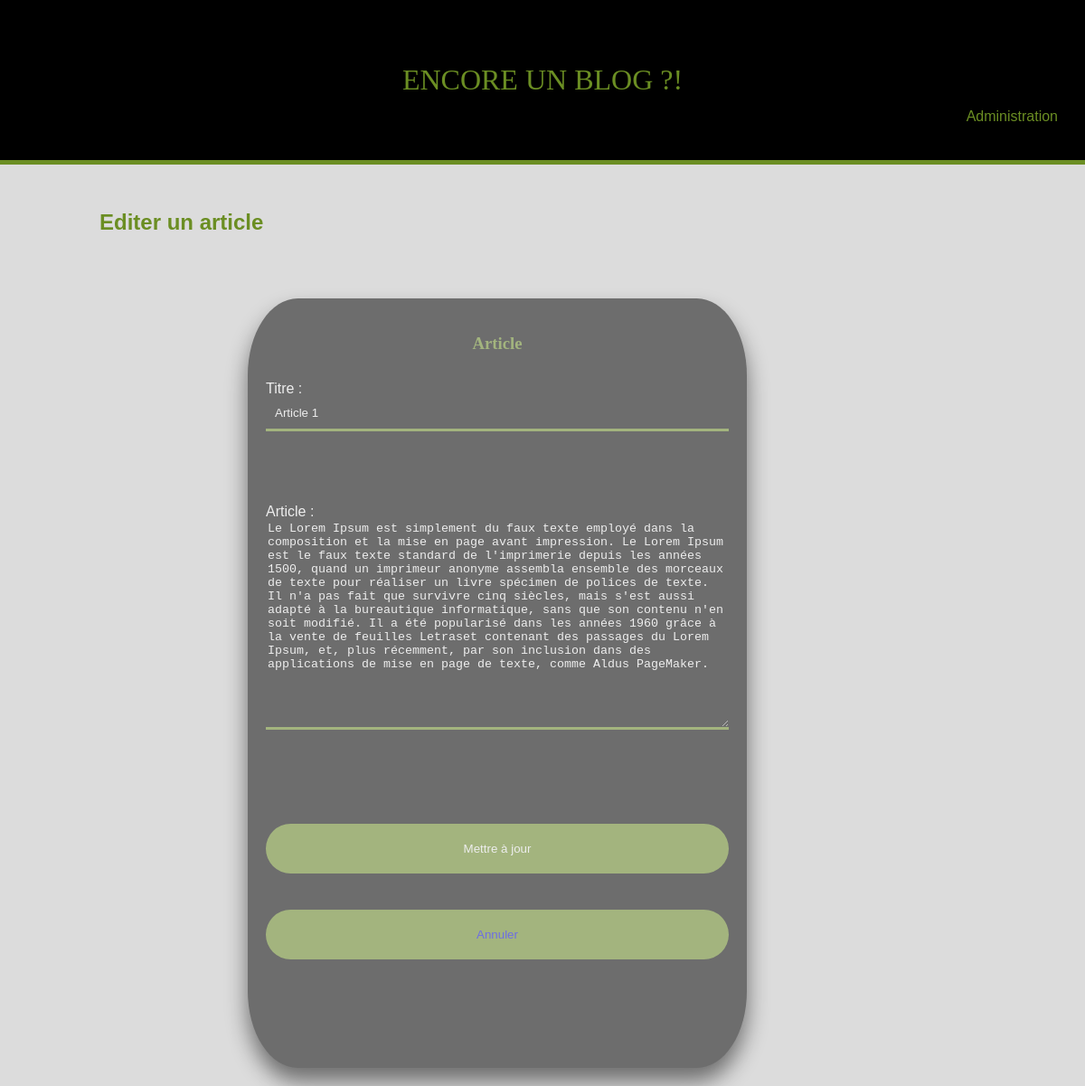
The app's page /editer.php?id=1 with its own data.
### tables this page shows
CREATE TABLE IF NOT EXISTS `posts` (
  `id_posts` int(11) NOT NULL AUTO_INCREMENT,
  `title` varchar(250) NOT NULL,
  `content` text NOT NULL,
  `publication_date` date NOT NULL,
  `id_categories` int(11) NOT NULL,
  `id_user` int(11) NOT NULL,
  PRIMARY KEY (`id_posts`),
  KEY `id_users` (`id_user`),
  KEY `id_categories` (`id_categories`)
);

### database.php (called while the page is built, shortened)
<?php
function createConnection() {
	$db=new PDO ('mysql:host=localhost;dbname=blog;charset=utf8','root','');
    $db->setAttribute(PDO::ATTR_ERRMODE, PDO::ERRMODE_EXCEPTION);
    return $db;
}
function articleUsers($id){
	$pdo=createConnection();
	$req=$pdo->prepare('SELECT *
		FROM `posts` JOIN `categories` ON `posts`.`id_categories`=`categories`.`id_categories`
		JOIN `users` ON `users`.`id_user`=`posts`.`id_user` WHERE `posts`.`id_posts`= ?');
	$req->execute(array($id));
	$data=$req->fetchAll(PDO::FETCH_ASSOC);
	return $data;
}
?>

### editer.php (the view, shortened to what this page needs)
<?php
	require('database.php');
	$articles=articleUsers($_GET['id']);
	$article = $articles[0];
?>
<!DOCTYPE html>
<html lang='fr'>
<head>
	<link rel="stylesheet" type="text/css" href="style.css">
</head>
<body>
	<header>
		<a href="index.php" class="entete">ENCORE UN BLOG ?!</a>
		<a href="admin.php" class="Administration"><i class="fas fa-cogs"></i>Administration</a>
	</header>
	<main>
		<h2 class="couleur">Editer un article</h2>
		<form method="POST" action="editArticle.php">
				<h3>Article</h3>
				<div>
					<label for="title">Titre :</label>
					<input type="text" name="title" id='title' value="<?= $article['title'] ?>">
				</div>
				<div>
					<label for='article'>Article :</label>
					<textarea id="article" name="article" rows="15" cols="70"><?= $article['content'] ?></textarea>
				</div>
				<div>
					<button type='submit' value='Mettre à jour'>Mettre à jour</button>
					<button type='reset' value='Annuler'><a href='admin.php'>Annuler</a></button>
				</div>
		</form>
	</main>
</body>
</html>

### style.css (style rules this page uses)
* { box-sizing: border-box; outline: none; }
body { background-color: #DCDCDC; margin:0; padding:0; font-family: 'Nanum Gothic', sans-serif; }
main { padding: 20px; margin-left: 70px; width: 80%; }
header { border-bottom: 5px solid #6B8E23; background-color: #000000; padding: 40px; }
a { text-decoration: none; }
header .entete { display: block; text-decoration: none; text-align: center; margin:auto; color: #6B8E23; padding: 30px; font-size: 2em; font-family: 'Chilanka', cursive; }
.couleur { color:#6B8E23; padding: 10px; margin-bottom: 60px; margin-left: 10px; }
.Administration { position:absolute; text-decoration: none; right:30px; top: 120px; color: #6B8E23; }
form { width: 60%; margin:auto; background-color:black; color:white; opacity:0.5; padding:20px; box-shadow:0 15px 25px black; border-radius:10%; border:0px; }
form h3 { text-align:center; margin-bottom: 30px; color:#6B8E23; font-family: 'Chilanka', cursive; }
input { width: 100%; padding:10px; border:none; border-bottom:3px solid #6B8E23; background:transparent; color:white; }
form div { margin-bottom: 80px; }
textarea { width: 100%; border:none; border-bottom:3px solid #6B8E23; background:transparent; color:white; }
button { margin-top: 20px; margin-bottom: 20px; border-radius:50px; padding:20px; width: 100%; background-color:#6B8E23; border:none; color:white; cursor:pointer; }

### records on screen
posts: title "Article 1", article "Le Lorem Ipsum est simplement du faux texte employé dans la composition et la mise en page avant impression. Le Lorem Ipsum est le faux texte standard de l'imprimerie depuis les années 1500, quand un imprimeur anonyme assembla ensemble des morceaux de texte pour réaliser un livre spécimen de polices de texte. Il n'a pas fait que survivre cinq siècles, mais s'est aussi adapté à la bureautique informatique, sans que son contenu n'en soit modifié. Il a été popularisé dans les années 1960 grâce à la vente de feuilles Letraset contenant des passages du Lorem Ipsum, et, plus récemment, par son inclusion dans des applications de mise en page de texte, comme Aldus PageMaker."
